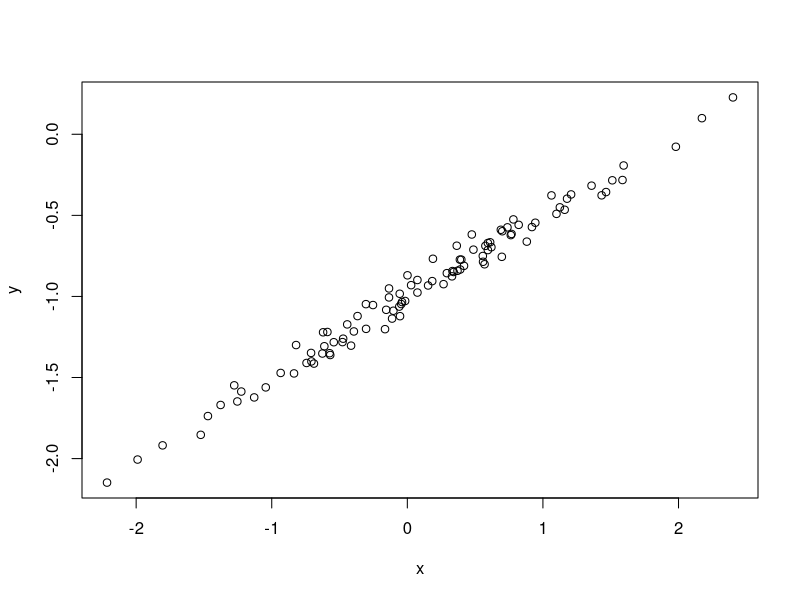

Write the R code that produced this figure.
# Exercise 3.13(d) - Scatter plot for the given linear model

set.seed(1)
x <- rnorm(100, 0, 1)
eps <- rnorm(100, 0, 0.0625)
y <- -1.0 + 0.5 * x + eps

pdf("ex3_13_d.pdf")
plot(x, y)
